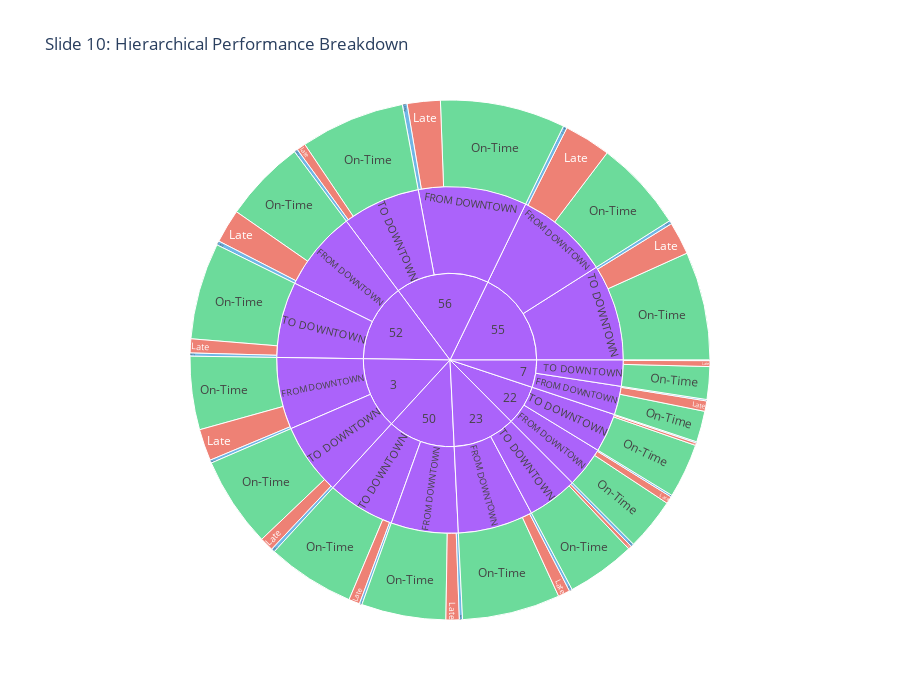

The notebook cell saved with this chart:
### Code cell
# 9. SUNBURST - Hierarchical Performance Breakdown
sunburst_data = []

for route in wego['ROUTE_ABBR'].unique():
    route_df = wego[wego['ROUTE_ABBR'] == route]

    for direction in route_df['ROUTE_DIRECTION_NAME'].unique():
        dir_df = route_df[route_df['ROUTE_DIRECTION_NAME'] == direction]

        ontime_sum = dir_df['ADJUSTED_ONTIME_COUNT'].sum()
        early_sum = dir_df['ADJUSTED_EARLY_COUNT'].sum()
        late_sum = dir_df['ADJUSTED_LATE_COUNT'].sum()

        if ontime_sum > 0:
            sunburst_data.append({
                'route': str(route),
                'direction': direction,
                'outcome': 'On-Time',
                'count': ontime_sum
            })
        if early_sum > 0:
            sunburst_data.append({
                'route': str(route),
                'direction': direction,
                'outcome': 'Early',
                'count': early_sum
            })
        if late_sum > 0:
            sunburst_data.append({
                'route': str(route),
                'direction': direction,
                'outcome': 'Late',
                'count': late_sum
            })

sunburst_df = pd.DataFrame(sunburst_data)

color_map = {
    'On-Time': WEGO_COLORS['green'],
    'Early': WEGO_COLORS['orange'],
    'Late': WEGO_COLORS['purple']
}

fig = px.sunburst(
    sunburst_df,
    path=['route', 'direction', 'outcome'],
    values='count',
    color='outcome',
    color_discrete_map=color_map,
    title='Slide 10: Hierarchical Performance Breakdown'
)
fig.update_layout(
    width=900,
    height=700,
    paper_bgcolor='white',
    margin=dict(t=80, l=20, r=20, b=20),
    font=dict(color=WEGO_COLORS['slate']),
    legend=dict(
        title='Outcome',
        font=dict(color=WEGO_COLORS['slate']),
        bgcolor=hex_to_rgba(WEGO_COLORS['navy'], 0.05) if 'hex_to_rgba' in globals() else None
    )
)
fig.show()
if SAVE_PDF:
    save_plotly_figure(fig, 'sunburst_hierarchy')

### Figure 1 — Plotly figure (JSON) as saved in the notebook; plotly's stock layout.template omitted (floating-point values rounded to 4 significant figures)
{"data": [{"branchvalues": "total", "customdata": [["On-Time"], ["Late"], ["Early"], ["On-Time"], ["Late"], ["Early"], ["On-Time"], ["Late"], ["Late"], ["On-Time"], ["Early"], ["On-Time"], ["Late"], ["Early"], ["Early"], ["Late"], ["Late"], ["Late"], ["On-Time"], ["On-Time"], ["On-Time"], ["On-Time"], ["Late"], ["On-Time"], ["On-Time"], ["Late"], ["Early"], ["Late"], ["Early"], ["Early"], ["Early"], ["Early"], ["Late"], ["On-Time"], ["Early"], ["On-Time"], ["Early"], ["On-Time"], ["On-Time"], ["Late"], ["Early"], ["On-Time"], ["Early"], ["Late"], ["Late"], ["Late"], ["Early"], ["Early"], ["(?)"], ["(?)"], ["(?)"], ["(?)"], ["(?)"], ["(?)"], ["(?)"], ["(?)"], ["(?)"], ["(?)"], ["(?)"], ["(?)"], ["(?)"], ["(?)"], ["(?)"], ["(?)"], ["(?)"], ["(?)"], ["(?)"], ["(?)"], ["(?)"], ["(?)"], ["(?)"], ["(?)"]], "domain": {"x": [0, 1], "y": [0, 1]}, "hovertemplate": "labels=%{label}<br>count=%{value}<br>parent=%{parent}<br>id=%{id}<br>outcome=%{customdata[0]}<extra></extra>", "ids": ["56/TO DOWNTOWN/On-Time", "52/TO DOWNTOWN/Late", "55/TO DOWNTOWN/Early", "3/FROM DOWNTOWN/On-Time", "56/FROM DOWNTOWN/Late", "3/TO DOWNTOWN/Early", "55/FROM DOWNTOWN/On-Time", "7/TO DOWNTOWN/Late", "50/FROM DOWNTOWN/Late", "22/TO DOWNTOWN/On-Time", "52/FROM DOWNTOWN/Early", "50/TO DOWNTOWN/On-Time", "23/TO DOWNTOWN/Late", "23/FROM DOWNTOWN/Early", "7/FROM DOWNTOWN/Early", "22/FROM DOWNTOWN/Late", "3/TO DOWNTOWN/Late", "7/FROM DOWNTOWN/Late", "22/FROM DOWNTOWN/On-Time", "56/FROM DOWNTOWN/On-Time", "23/TO DOWNTOWN/On-Time", "52/TO DOWNTOWN/On-Time", "55/TO DOWNTOWN/Late", "50/FROM DOWNTOWN/On-Time", "7/TO DOWNTOWN/On-Time", "52/FROM DOWNTOWN/Late", "3/FROM DOWNTOWN/Early", "23/FROM DOWNTOWN/Late", "56/TO DOWNTOWN/Early", "55/FROM DOWNTOWN/Early", "50/TO DOWNTOWN/Early", "22/TO DOWNTOWN/Early", "55/FROM DOWNTOWN/Late", "55/TO DOWNTOWN/On-Time", "50/FROM DOWNTOWN/Early", "3/TO DOWNTOWN/On-Time", "56/FROM DOWNTOWN/Early", "7/FROM DOWNTOWN/On-Time", "52/FROM DOWNTOWN/On-Time", "22/TO DOWNTOWN/Late", "52/TO DOWNTOWN/Early", "23/FROM DOWNTOWN/On-Time", "7/TO DOWNTOWN/Early", "56/TO DOWNTOWN/Late", "3/FROM DOWNTOWN/Late", "50/TO DOWNTOWN/Late", "23/TO DOWNTOWN/Early", "22/FROM DOWNTOWN/Early", "22/FROM DOWNTOWN", "23/FROM DOWNTOWN", "3/FROM DOWNTOWN", "50/FROM DOWNTOWN", "52/FROM DOWNTOWN", "55/FROM DOWNTOWN", "56/FROM DOWNTOWN", "7/FROM DOWNTOWN", "22/TO DOWNTOWN", "23/TO DOWNTOWN", "3/TO DOWNTOWN", "50/TO DOWNTOWN", "52/TO DOWNTOWN", "55/TO DOWNTOWN", "56/TO DOWNTOWN", "7/TO DOWNTOWN", "22", "23", "3", "50", "52", "55", "56", "7"], "labels": ["On-Time", "Late", "Early", "On-Time", "Late", "Early", "On-Time", "Late", "Late", "On-Time", "Early", "On-Time", "Late", "Early", "Early", "Late", "Late", "Late", "On-Time", "On-Time", "On-Time", "On-Time", "Late", "On-Time", "On-Time", "Late", "Early", "Late", "Early", "Early", "Early", "Early", "Late", "On-Time", "Early", "On-Time", "Early", "On-Time", "On-Time", "Late", "Early", "On-Time", "Early", "Late", "Late", "Late", "Early", "Early", "FROM DOWNTOWN", "FROM DOWNTOWN", "FROM DOWNTOWN", "FROM DOWNTOWN", "FROM DOWNTOWN", "FROM DOWNTOWN", "FROM DOWNTOWN", "FROM DOWNTOWN", "TO DOWNTOWN", "TO DOWNTOWN", "TO DOWNTOWN", "TO DOWNTOWN", "TO DOWNTOWN", "TO DOWNTOWN", "TO DOWNTOWN", "TO DOWNTOWN", "22", "23", "3", "50", "52", "55", "56", "7"], "marker": {"colors": ["#2ECC71", "#E74C3C", "#3498DB", "#2ECC71", "#E74C3C", "#3498DB", "#2ECC71", "#E74C3C", "#E74C3C", "#2ECC71", "#3498DB", "#2ECC71", "#E74C3C", "#3498DB", "#3498DB", "#E74C3C", "#E74C3C", "#E74C3C", "#2ECC71", "#2ECC71", "#2ECC71", "#2ECC71", "#E74C3C", "#2ECC71", "#2ECC71", "#E74C3C", "#3498DB", "#E74C3C", "#3498DB", "#3498DB", "#3498DB", "#3498DB", "#E74C3C", "#2ECC71", "#3498DB", "#2ECC71", "#3498DB", "#2ECC71", "#2ECC71", "#E74C3C", "#3498DB", "#2ECC71", "#3498DB", "#E74C3C", "#E74C3C", "#E74C3C", "#3498DB", "#3498DB", "#ab63fa", "#ab63fa", "#ab63fa", "#ab63fa", "#ab63fa", "#ab63fa", "#ab63fa", "#ab63fa", "#ab63fa", "#ab63fa", "#ab63fa", "#ab63fa", "#ab63fa", "#ab63fa", "#ab63fa", "#ab63fa", "#ab63fa", "#ab63fa", "#ab63fa", "#ab63fa", "#ab63fa", "#ab63fa", "#ab63fa", "#ab63fa"]}, "name": "", "parents": ["56/TO DOWNTOWN", "52/TO DOWNTOWN", "55/TO DOWNTOWN", "3/FROM DOWNTOWN", "56/FROM DOWNTOWN", "3/TO DOWNTOWN", "55/FROM DOWNTOWN", "7/TO DOWNTOWN", "50/FROM DOWNTOWN", "22/TO DOWNTOWN", "52/FROM DOWNTOWN", "50/TO DOWNTOWN", "23/TO DOWNTOWN", "23/FROM DOWNTOWN", "7/FROM DOWNTOWN", "22/FROM DOWNTOWN", "3/TO DOWNTOWN", "7/FROM DOWNTOWN", "22/FROM DOWNTOWN", "56/FROM DOWNTOWN", "23/TO DOWNTOWN", "52/TO DOWNTOWN", "55/TO DOWNTOWN", "50/FROM DOWNTOWN", "7/TO DOWNTOWN", "52/FROM DOWNTOWN", "3/FROM DOWNTOWN", "23/FROM DOWNTOWN", "56/TO DOWNTOWN", "55/FROM DOWNTOWN", "50/TO DOWNTOWN", "22/TO DOWNTOWN", "55/FROM DOWNTOWN", "55/TO DOWNTOWN", "50/FROM DOWNTOWN", "3/TO DOWNTOWN", "56/FROM DOWNTOWN", "7/FROM DOWNTOWN", "52/FROM DOWNTOWN", "22/TO DOWNTOWN", "52/TO DOWNTOWN", "23/FROM DOWNTOWN", "7/TO DOWNTOWN", "56/TO DOWNTOWN", "3/FROM DOWNTOWN", "50/TO DOWNTOWN", "23/TO DOWNTOWN", "22/FROM DOWNTOWN", "22", "23", "3", "50", "52", "55", "56", "7", "22", "23", "3", "50", "52", "55", "56", "7", "", "", "", "", "", "", "", ""], "type": "sunburst", "values": [22010, 2946, 728, 15447, 6963, 743, 19233, 1231, 2803, 11484, 882, 18521, 734, 629, 298, 1538, 2910, 2186, 11008, 26351, 14491, 20337, 6905, 17788, 6875, 7092, 639, 2496, 746, 803, 546, 258, 9843, 22847, 661, 19069, 1006, 6542, 17399, 527, 671, 20646, 135, 1874, 6680, 2310, 657, 373, 12919, 23771, 22766, 21252, 25373, 29879, 34320, 9026, 12269, 15882, 22722, 21377, 23954, 30480, 24630, 8241, 25188, 39653, 45488, 42629, 49327, 60359, 58950, 17267]}], "layout": {"height": 700, "legend": {"tracegroupgap": 0}, "title": {"text": "Slide 10: Hierarchical Performance Breakdown"}, "width": 900}}
